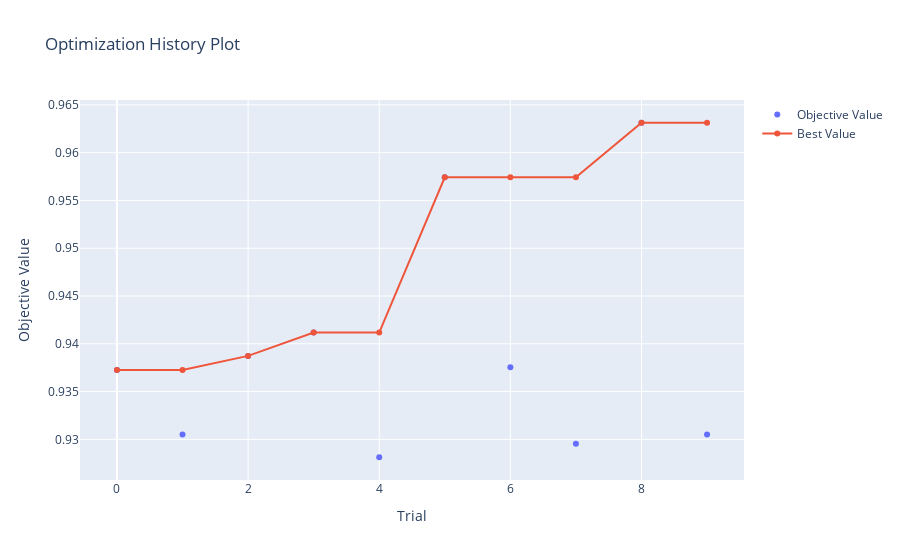

Notebook cell for this chart:
### Code cell
# Plot optimization history of all trials in a study.
optuna.visualization.plot_optimization_history(study_2)

### Figure 1 — Plotly figure (JSON) as saved in the notebook; plotly's stock layout.template omitted (floating-point values rounded to 4 significant figures)
{"data": [{"mode": "markers", "name": "Objective Value", "type": "scatter", "x": [0, 1, 2, 3, 4, 5, 6, 7, 8, 9], "y": [0.9372, 0.9305, 0.9387, 0.9412, 0.9281, 0.9574, 0.9375, 0.9295, 0.9631, 0.9305]}, {"name": "Best Value", "type": "scatter", "x": [0, 1, 2, 3, 4, 5, 6, 7, 8, 9], "y": [0.9372, 0.9372, 0.9387, 0.9412, 0.9412, 0.9574, 0.9574, 0.9574, 0.9631, 0.9631]}], "layout": {"title": {"text": "Optimization History Plot"}, "xaxis": {"title": {"text": "Trial"}}, "yaxis": {"title": {"text": "Objective Value"}}}}
